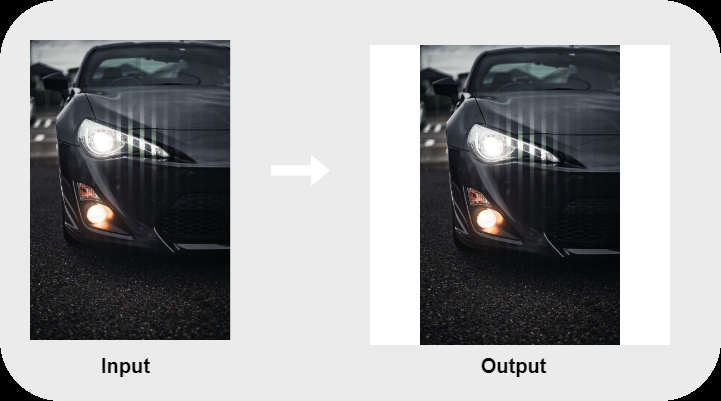
#> input picture Img/App_image.png, 721 x 401 px; its folder holds only this picture in this run
$ jupyter execute main.ipynb   (shell and % lines are left out)
#> lines starting #> are read from the running program, lines starting #| are printed output that depends on the picture
[cell 1]
# import modules
import cv2
import os
import sys
import glob
import numpy as np
import matplotlib.pyplot as plt

[cell 2]
class MrSquare:

    def __init__(self,
                 path_load='./img/', path_out='./output/',
                 fill_value=255,
                 resol_width = 1080, resol_height = 1080):
        """
        Squaring image by adding a margin

        【Parameters】
        ----------
        path_load : str
            Path of load image

        path_out : str
            Path of output image

        fill_value : uint8
            Color(grayscale) of margin

        resol_width : uint
            resolution width

        resol_height : uint
            resolution height

        【Functions】
        ----------
        Test :
            Run test mode(check on matplotlib window without outputting image)
        Run :
            Run normal mode

        """
#> called with path_load = './img/', path_out = './output/', fill_value = 255, resol_width = 1080, resol_height = 1080

        self.path_load = path_load
        self.path_out = path_out
        self.fill_value = fill_value
        self.resol_width = 1080
        self.resol_height = 1080

        self.run_flag = False

        self.img_lst = glob.glob(self.path_load + '*')

        print('Target files are as follows.\n')
        for name in self.img_lst:
            print(name + '\n')


    def Test(self, index=0):
        print('-- Test Mode --\n')
        self.run_flag = False

        try:
            self.__squaring(self.img_lst[index])
        except:
            print('※※※ Index error ※※※')


    def Run(self):
        print('-- Run Mr.Square --\n')
        self.run_flag = True

        for file in self.img_lst:
            self.__squaring(file)
        print('-- All Completed!!! --\n')


    def __squaring(self, file):

#> called with file = 'Img/App_image.png'
        try:
            img = cv2.imread(file)
#> img is the input picture: shape (401, 721, 3); mean B, G, R 159.1, 157.8, 157.1
        except:
            print('※※※ Load error ※※※')

        img_w = img.shape[1]
#> img_w = 721
        img_h = img.shape[0]
#> img_h = 401
        img_cannel = img.shape[2]
#> img_cannel = 3

        # create canvas
        canvas = np.full([self.resol_width, self.resol_height, img_cannel],
                         fill_value=self.fill_value,
                         dtype='uint8')

        if img_w >= img_h:

            # horizontal image
            dst_w = self.resol_width
            dst_h = round(img_h* (self.resol_width / img_w))
#> dst_h = 601
            top_edge = abs(round(self.resol_height/2 - dst_h))
#> top_edge = 61
            left_edge = 0

        else:

            # vertical image
            dst_w = round(img_w* (self.resol_height / img_h))
            dst_h = self.resol_height
            top_edge = 0
            left_edge = abs(round(self.resol_width/2 - dst_w))


        dst = cv2.resize(img, dsize=(dst_w, dst_h))
        out = canvas.copy()
        out[top_edge:top_edge + dst_h , left_edge:left_edge + dst_w] = dst
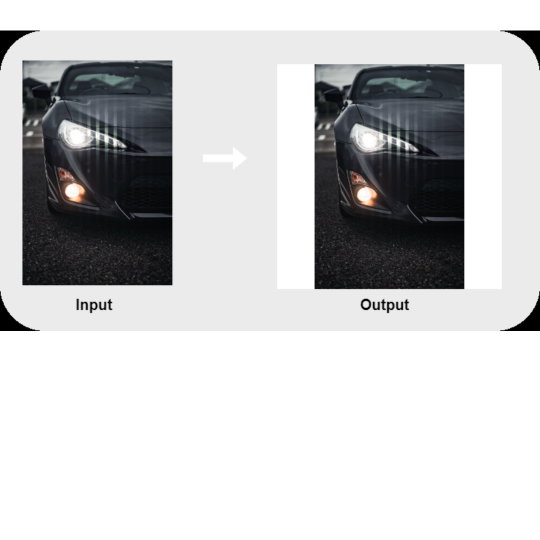
#> out: shape (1080, 1080, 3) (shown at 1/2 size); mean B, G, R 201.6, 200.9, 200.5


        filename = os.path.split(file)[-1]

        if self.run_flag:
            # Run Mode
            self.__saveImage(out, filename)

        else:
            # Test Mode
            self.__plotImage(img, out, filename)


    def __saveImage(self, output_img, filename):
        cv2.imwrite(os.path.join(self.path_out, 'Resize_'+filename), output_img)
        print('Conversion Completed : ' + filename + '\n')


    def __plotImage(self, input_img, output_img, filename):
        fig, ax = plt.subplots()
        ax.imshow(cv2.cvtColor(input_img, cv2.COLOR_BGR2RGB))
        ax.set_title('Original')

        fig, ax = plt.subplots()
        ax.imshow(cv2.cvtColor(output_img, cv2.COLOR_BGR2RGB))
        ax.set_title('Converted')
        print('Image Name : ' + filename)

        plt.show()


$ run again, on Img/test_horiz.jpeg
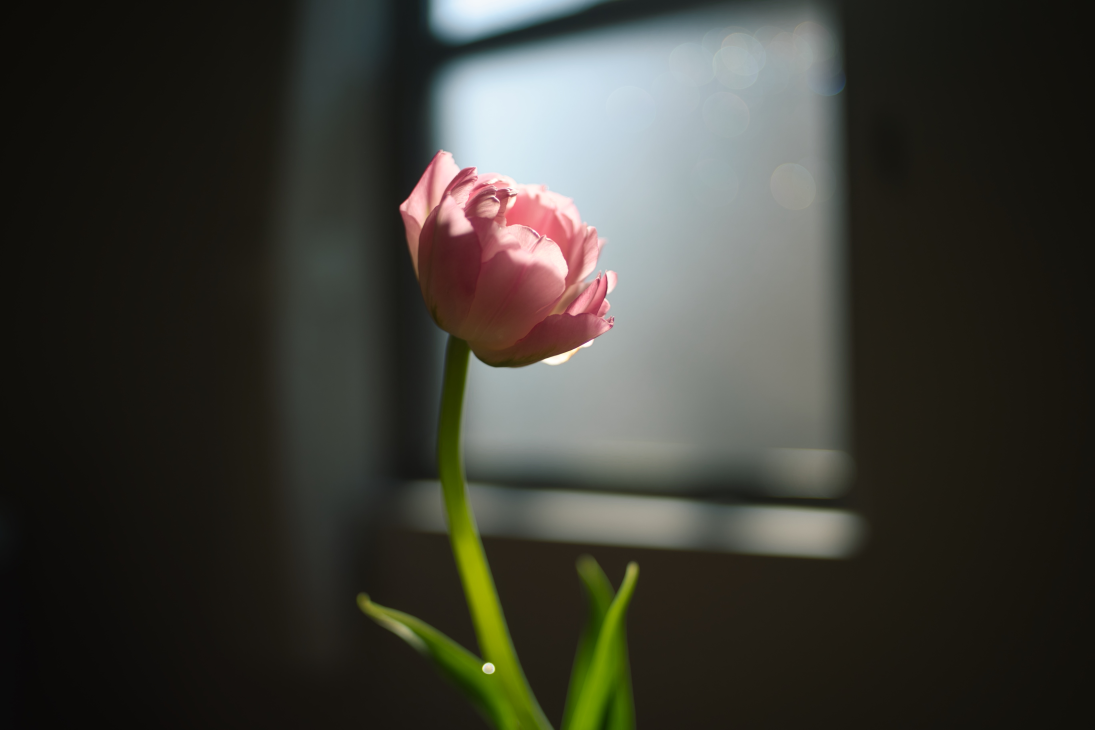
#> input picture Img/test_horiz.jpeg, 5472 x 3648 px (shown at 1/5 size)
#> in __squaring, img is the input picture: shape (3648, 5472, 3); mean B, G, R 53.3, 60.5, 61.1
#> in __squaring, `dst = cv2.resize(img, dsize=(dst_w, dst_h))`:
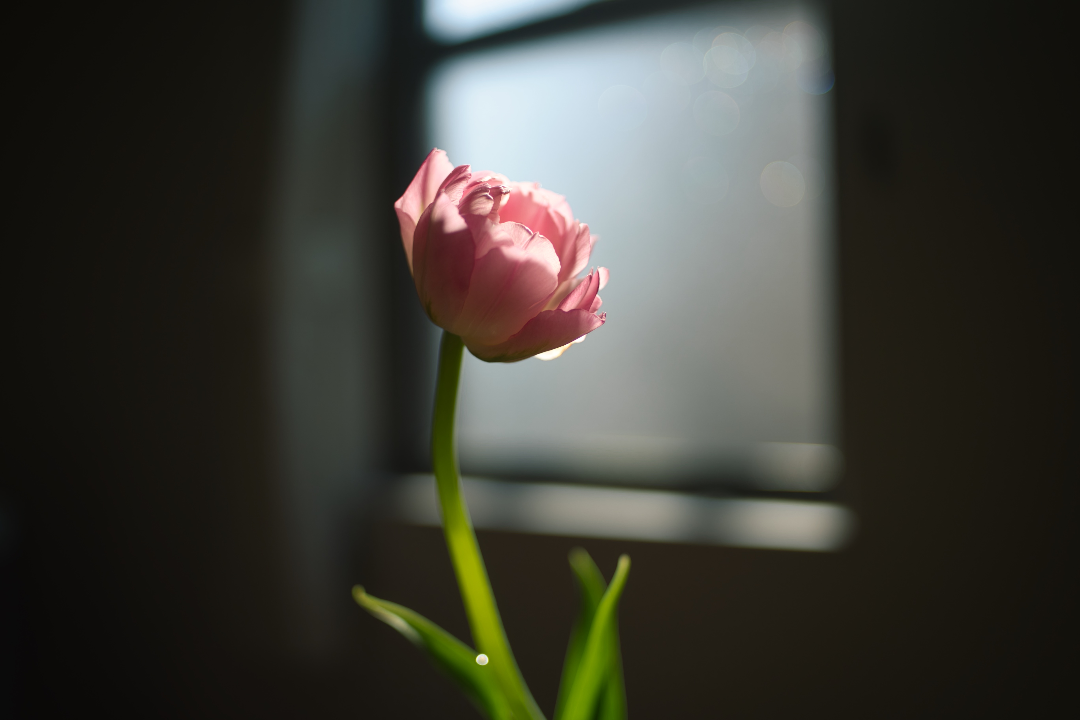
#> dst: shape (720, 1080, 3); mean B, G, R 53.3, 60.5, 61.1
#> in __squaring, `out[top_edge:top_edge + dst_h , left_edge:left_edge + dst_w] = dst`:
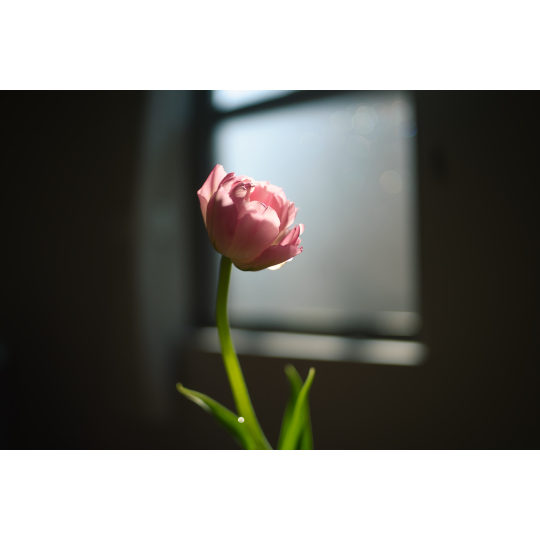
#> out: shape (1080, 1080, 3) (shown at 1/2 size); mean B, G, R 120.5, 125.3, 125.7
